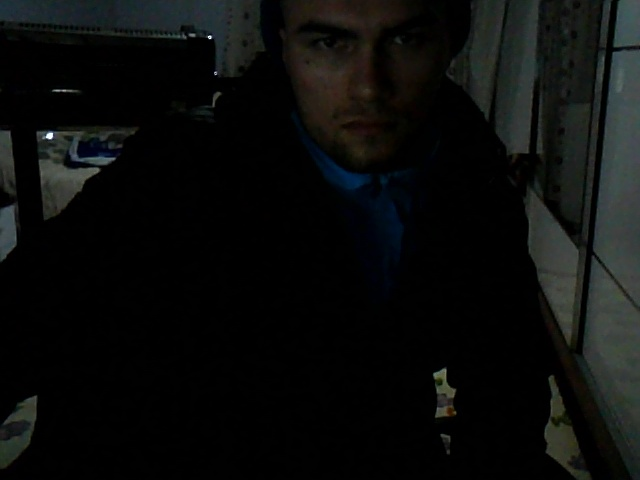
#> input picture MATEROV çalışmaları/resim.jpg, 640 x 480 px, found by its file name
$ python sizecalculation-boyut_hesaplma.py   (older library calls are emulated)
#> lines starting #> are read from the running program, lines starting #| are printed output that depends on the picture; after the words box and inside, x2 and y2 are one past the last pixel; in counts of white or black regions, pixels touching at a corner belong together
#Bu nesnelerin boyutunu algılayan programdır

from scipy.spatial import distance as dist
from imutils import perspective
from imutils import contours
import numpy as np
import argparse
import imutils
import cv2
# Verilen iki noktanın orta noktasını bulmak için bir işlev
def midpoint(ptA, ptB):
	return ((ptA[0] + ptB[0]) * 0.5, (ptA[1] + ptB[1]) * 0.5)


# Değişkenleri tanımlayın
image = cv2.imread("resim.jpg", flags=cv2.IMREAD_COLOR)
#> image is the input picture: shape (480, 640, 3); mean B, G, R 11.9, 12.7, 11.4
scale_percent = 15
width = int(image.shape[1] * scale_percent / 100)
#> width = 96
height = int(image.shape[0] * scale_percent / 100)
#> height = 72
dim = (width, height)
#> dim = (96, 72)
image = cv2.resize(image,dim,interpolation = cv2.INTER_AREA)
#> image: shape (72, 96, 3)
gray = cv2.cvtColor(image,cv2.COLOR_BGR2GRAY)
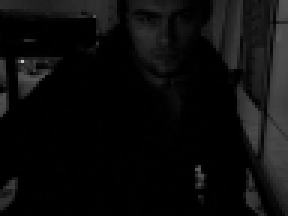
#> gray: shape (72, 96) (shown 3 times larger); min 0, max 196, mean 12.2
gray = cv2.GaussianBlur(gray, (7, 7), 0)
edged = cv2.Canny(gray, 50, 100)
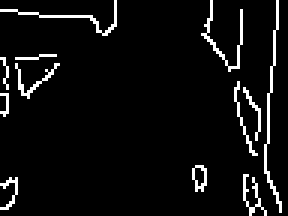
#> edged: shape (72, 96) (shown 3 times larger); 5.6% white in thin lines or dots
edged = cv2.dilate(edged, None, iterations=1)
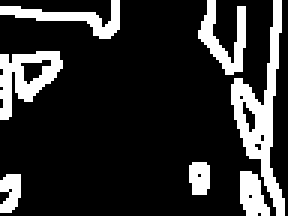
#> edged: shape (72, 96) (shown 3 times larger); 17.9% white; 7 white regions, largest, box (x1, y1, x2, y2) and area: (77, 0, 95, 72) 412, (0, 17, 21, 40) 239, (66, 0, 82, 25) 175
edged = cv2.erode(edged, None, iterations=1)
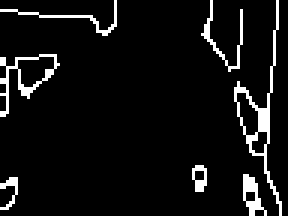
#> edged: shape (72, 96) (shown 3 times larger); 6.8% white in thin lines or dots
cnts = cv2.findContours(edged.copy(), cv2.RETR_EXTERNAL,
	cv2.CHAIN_APPROX_SIMPLE)
#> cnts = 7 contours, 3 with area under 20; largest, box (x1, y1, x2, y2) and area: (78, 0, 94, 72) 155, (0, 18, 20, 39) 124, (81, 58, 89, 72) 44, (64, 55, 69, 64) 26
cnts = cnts[0] if imutils.is_cv2() else cnts[1]
# Konturları soldan sağa doğru sıralayın ve
#(cnts,boundingBoxes) = contours.sort_contours(cnts)
pixelsPerMetric = 1.0
orig = image.copy()
# konturlar üzerinde ayrı ayrı döngü
for c in cnts:
	# Kontur yeterince büyük değilse, yoksay
	if cv2.contourArea(c) < 10:
		continue
	# Konturun döndürülmüş sınırlayıcı kutusunu hesaplayın
	box = cv2.minAreaRect(c)
	box = cv2.cv.BoxPoints(box) if imutils.is_cv2() else cv2.boxPoints(box)
	box = np.array(box, dtype="int")
	# Konturdaki noktaları görünecek şekilde sıralayın
	# Sol üstte, sağ üstte, sağ altta ve sol altta
	# ardından döndürülmüş sınırlamanın ana hatlarını çizin
	# kutu
	box = perspective.order_points(box)
	cv2.drawContours(orig, [box.astype("int")], -1, (0, 255, 0), 2)

	# orijinal noktaların üzerine gelin ve çizin
	for (x, y) in box:
		cv2.circle(orig, (int(x), int(y)), 5, (0, 0, 255), -1)

	# Sipariş edilen sınırlama kutusunu açın, sonra orta noktayı hesaplayın
	# sol üst ve sağ üst koordinatlar arasında, ardından
	# sol alt ve sağ alt koordinatlar arasındaki orta nokta
	(tl, tr, br, bl) = box
	(tltrX, tltrY) = midpoint(tl, tr)
	(blbrX, blbrY) = midpoint(bl, br)

	# Sol üst ve sağ üst noktalar arasındaki orta noktayı hesaplayın,
	# ardından sağ üst ve sağ alt arasındaki orta nokta
	(tlblX, tlblY) = midpoint(tl, bl)
	(trbrX, trbrY) = midpoint(tr, br)

	# görüntüdeki orta noktaları çizin
	cv2.circle(orig, (int(tltrX), int(tltrY)), 5, (255, 0, 0), -1)
	cv2.circle(orig, (int(blbrX), int(blbrY)), 5, (255, 0, 0), -1)
	cv2.circle(orig, (int(tlblX), int(tlblY)), 5, (255, 0, 0), -1)
	cv2.circle(orig, (int(trbrX), int(trbrY)), 5, (255, 0, 0), -1)

	# Orta noktalar arasında çizgi çizme
	cv2.line(orig, (int(tltrX), int(tltrY)), (int(blbrX), int(blbrY)),
		(255, 0, 255), 2)
	cv2.line(orig, (int(tlblX), int(tlblY)), (int(trbrX), int(trbrY)),
		(255, 0, 255), 2)

	# Orta noktalar arasındaki Öklid mesafesini hesaplayın
	dA = dist.euclidean((tltrX, tltrY), (blbrX, blbrY))
	dB = dist.euclidean((tlblX, tlblY), (trbrX, trbrY))

	# Nesnenin boyutunu hesaplama
	dimA = dA / pixelsPerMetric
	dimB = dB / pixelsPerMetric
	# Yanındaki nesnenin boyutunu görüntüleme
	cv2.putText(orig, "{:.1f}px".format(dimA),
		(int(tltrX - 15), int(tltrY - 10)), cv2.FONT_HERSHEY_SIMPLEX,
		0.65, (255, 255, 255), 2)
	cv2.putText(orig, "{:.1f}px".format(dimB),
		(int(trbrX + 10), int(trbrY)), cv2.FONT_HERSHEY_SIMPLEX,
		0.65, (255, 255, 255), 2)
#> this loop made 7 passes
#> (tl, tr, br, bl, tltrX, tltrY, blbrX, blbrY) on passes 1 to 6: ([0, 59], [5, 59], [5, 69], [0, 69], 2.5, 59, 2.5, 69), ([78, 58], [83, 57], [88, 70], [83, 72], 80.5, 57.5, 85.5, 71), ([64, 55], [68, 55], [68, 63], [64, 63], 66, 55, 66, 63), ([0, 18], [19, 18], [19, 38], [0, 38], 9.5, 18, 9.5, 38), ([77, 0], [92, 0], [93, 70], [78, 71], 84.5, 0, 85.5, 70.5), ([68, 0], [81, 1], [78, 23], [65, 21], 74.5, 0.5, 71.5, 22)
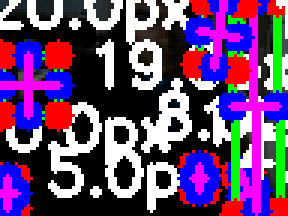
#> orig: shape (72, 96, 3) (shown 3 times larger); mean B, G, R 116.4, 72.1, 105.6
#Görüntüdeki tüm nesnelerin boyutunu ve orta noktalarını görüntüleme
cv2.imshow("Image", orig)
cv2.waitKey(0)

$ run again, with MATEROV çalışmaları/frame0.jpg copied over MATEROV çalışmaları/resim.jpg
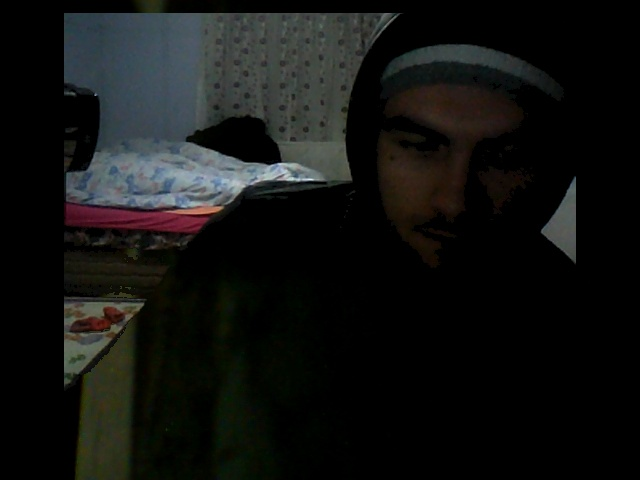
#> input picture MATEROV çalışmaları/frame0.jpg, 640 x 480 px, found by its file name
#> image is the input picture: shape (480, 640, 3); mean B, G, R 17.7, 19.2, 18.2
#> image: shape (72, 96, 3)
#> `edged = cv2.erode(edged, None, iterations=1)`:
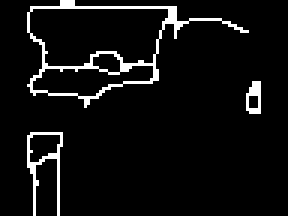
#> edged: shape (72, 96) (shown 3 times larger); 6% white in thin lines or dots, all inside (x1, y1, x2, y2) = (9, 0, 87, 72)
#> cnts = 3 contours; box (x1, y1, x2, y2) and area: (9, 0, 83, 36) 1174, (9, 44, 21, 72) 102, (82, 27, 87, 38) 34
#> the loop `for c in cnts:` made 3 passes
#> (tl, tr, br, bl, tltrX, tltrY, blbrX, blbrY) on passes 1 to 3: ([9, 44], [20, 44], [20, 71], [9, 71], 14.5, 44, 14.5, 71), ([82, 27], [86, 27], [86, 37], [82, 37], 84, 27, 84, 37), ([9, 0], [82, 3], [80, 38], [7, 33], 45.5, 1.5, 43.5, 35.5)
#> after the loop `for c in cnts:`:
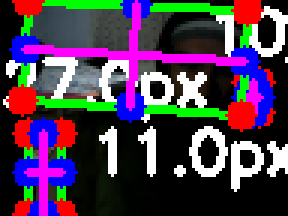
#> orig: shape (72, 96, 3) (shown 3 times larger); mean B, G, R 80.5, 60.4, 77.6
